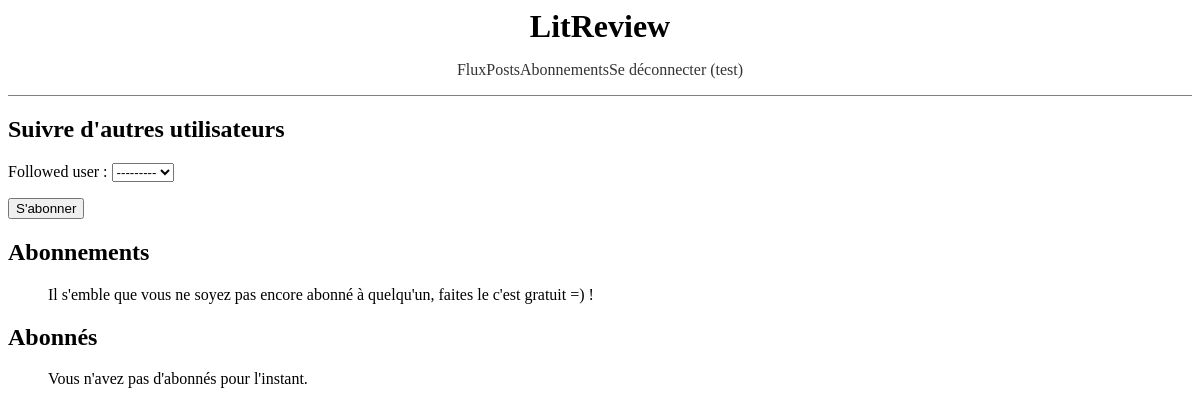
The app's page /users-followed (signed in), older data.
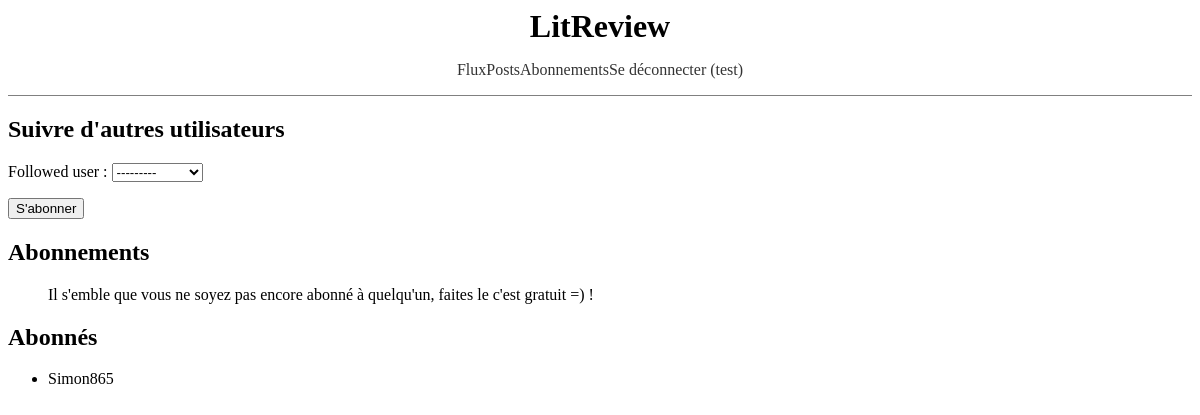
The same page, newer data.
### authentication/models.py (models this page shows)
class User(AbstractUser):
    pass

### user_follow/models.py (models this page shows)
class UserFollow(models.Model):
    user = models.ForeignKey(settings.AUTH_USER_MODEL, on_delete=models.CASCADE, related_name='following')
    followed_user = models.ForeignKey(settings.AUTH_USER_MODEL, on_delete=models.CASCADE, related_name='followed_by')
    class Meta:
        unique_together = ('user', 'followed_user')

### user_follow/views.py (the view, shortened to what this page needs)
# urls.py: path('users-followed', user_follow.views.user_followed, name='users_followed'),
@login_required
def user_followed(request):
    users_followed = models.UserFollow.objects.filter(user=request.user)
    users_following = models.UserFollow.objects.filter(followed_user=request.user)
    user_follow_form = forms.UserFollowForm(followed=users_followed)
    context = {
        'user_follow_form': user_follow_form,
        'user_unfollow_form': users_following,
        'users_followed': users_followed,
        'users_following': users_following,
    }
    return render(request, 'user_follow/user_followed.html', context=context)

### user_follow/forms.py
class UserFollowForm(forms.ModelForm):
    class Meta:
        model = models.UserFollow
        fields = ['followed_user']
    def __init__(self, *args, **kwargs):
        followed = kwargs.pop('followed')
        super().__init__(*args, **kwargs)
        self.fields['followed_user'].queryset = self.fields['followed_user'].queryset.exclude(followed_by__in=followed)

### user_follow/templates/user_follow/user_followed.html (shortened to what this page needs)
{% extends 'base.html' %}
{% block content %}
    <h2>Suivre d'autres utilisateurs</h2>
        <form method="post">
        {{ user_follow_form.as_p }}
        <button type="submit" >S'abonner</button>
    </form>
    <h2>Abonnements</h2>
    <ul>
        {% for user_followed in users_followed %}
            <li>
                    <form method="post">
                    {% csrf_token %}
                    <input type="hidden" name="action" value="delete">
                    {{ user_followed.followed_user}}
                    <input type="hidden" name="object_id" value="{{ user_followed.id }}">
                    <button type="submit">Ne plus suivre</button>
                    </form>
            </li>
        {% empty %}
        <p>Il s'emble que vous ne soyez pas encore abonné à quelqu'un, faites le c'est gratuit =) !</p>
        {% endfor %}
    </ul>
    <h2>Abonnés</h2>
    <ul>
        {% for user_following in users_following %}
            <li>
                {{ user_following.user}}
            </li>
        {% empty %}
            <p>Vous n'avez pas d'abonnés pour l'instant.</p>
        {% endfor %}
    </ul>
{% endblock content %}

### templates/base.html (shortened to what this page needs)
{% load static %}
<html>
    <head>
        <link rel="stylesheet" href="{% static 'app.css' %}">
    </head>
    <body>
        <header>
            <h1> LitReview </h1>
            {% if user.is_authenticated %}
          <nav>
            <ul>
              <li><a href="{% url 'flux' %}">Flux</a></li>
              <li><a href="{% url 'posts' %}">Posts</a></li>
              <li><a href="{% url 'users_followed' %}">Abonnements</a></li>
              <li><a href="{% url 'logout' %}">Se déconnecter ({{ request.user.username }})</a></li>
            </ul>
          </nav>
            {% endif %}
        </header>
        <div class="main">
            {% block content %}
            {% endblock content %}
        </div>
    </body>
</html>

### static/app.css (style rules this page uses)
header { display: flex; justify-content: center; align-items: center; flex-direction: column; border-bottom: 1px solid gray; }
nav { display: flex; justify-content: space-between; align-items: center; }
nav > ul { display: flex; list-style: none; margin-left: 0; padding: 0; }
a { text-decoration: none; color: #333; }
h1 { margin : 0; padding : 0; }

Row changes from the older to the newer data that the page shows:
added UserFollow: user "Simon865"
Text that changed along with them:
text no longer shown: "Vous n'avez pas d'abonnés pour l'instant."
